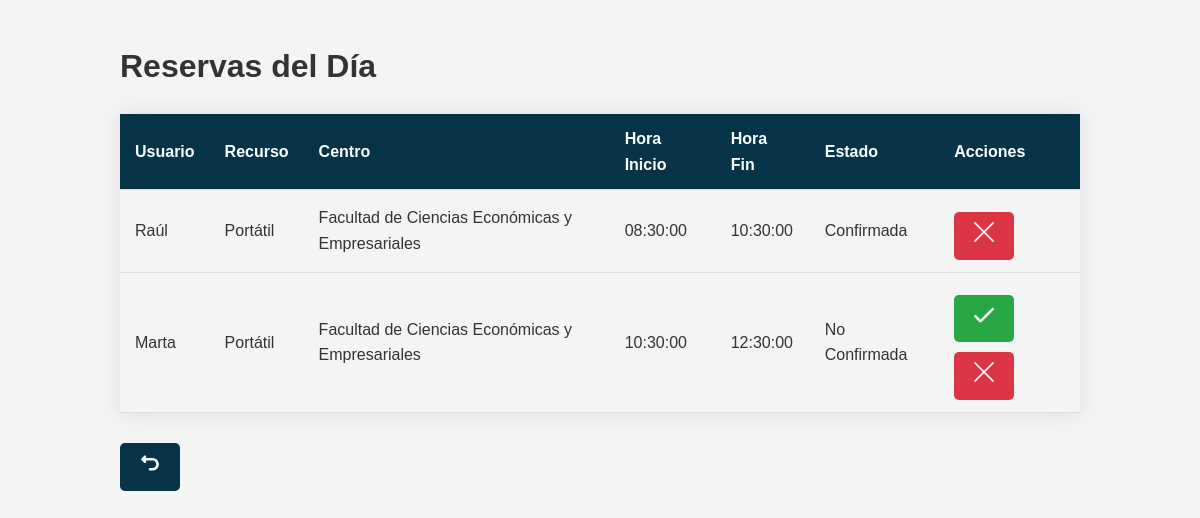
Screenshot of /Controllers/Reservas_Controller.php?action=ver_reservas (signed in) with the database file from the repository.
### tables this page shows
CREATE TABLE Reserva (
    ID_Reserva INT AUTO_INCREMENT PRIMARY KEY,
    ID_Usuario INT NOT NULL,
    ID_Recurso INT NOT NULL,
    Fecha_Hora_Reserva DATETIME NOT NULL,
    ID_Franja INT NOT NULL,
    Estado ENUM('Confirmada', 'No Confirmada') NOT NULL,
    FOREIGN KEY (ID_Usuario) REFERENCES Usuario(ID_Usuario) ON DELETE CASCADE,
    FOREIGN KEY (ID_Recurso) REFERENCES Recurso(ID_Recurso) ON DELETE CASCADE,
    FOREIGN KEY (ID_Franja) REFERENCES Franja(ID_Franja)
);

CREATE TABLE Usuario (
    ID_Usuario INT AUTO_INCREMENT PRIMARY KEY,
    DNI VARCHAR(9) NOT NULL UNIQUE,
    Nombre VARCHAR(50) NOT NULL,
    Apellidos VARCHAR(50) NOT NULL,
    NIU VARCHAR(50) NOT NULL UNIQUE,
    Email VARCHAR(100) NOT NULL,
    Rol ENUM('Estudiante', 'Docente', 'Becario de infraestructura', 'Personal de conserjeria', 'Admin') NOT NULL,
    Contrasena VARCHAR(100) NOT NULL
);

CREATE TABLE Recurso (
    ID_Recurso INT AUTO_INCREMENT PRIMARY KEY,
    Tipo VARCHAR(50) NOT NULL,
    Descripcion TEXT NOT NULL,
    Disponibilidad ENUM('Disponible', 'No disponible') NOT NULL,
    ID_Centro INT NOT NULL,
    FOREIGN KEY (ID_Centro) REFERENCES Centro(ID_Centro)
);

CREATE TABLE Centro (
    ID_Centro INT AUTO_INCREMENT PRIMARY KEY,
    Nombre VARCHAR(50) NOT NULL,
    Direccion VARCHAR(100) NOT NULL,
    Telefono VARCHAR(15) NOT NULL,
    Email VARCHAR(100) NOT NULL
);

CREATE TABLE Franja (
    ID_Franja INT AUTO_INCREMENT PRIMARY KEY,
    Hora_Inicio TIME NOT NULL,
    Hora_Fin TIME NOT NULL
);

### models/Reservas_Model.php (called while the page is built, shortened)
<?php
class Reservas_Model {
    function __construct($ID_Reserva, $ID_Usuario, $ID_Recurso, $Fecha_Hora_Reserva, $ID_Franja, $Estado) {
        include_once 'Access_DB.php';
        $this->mysqli = ConnectDB();
    }
    public function get_reservas_by_date($date) {
        $sql = "SELECT
                    r.ID_Reserva,
                    u.Nombre AS NombreUsuario,
                    u.Apellidos AS ApellidosUsuario,
                    rec.Tipo AS TipoRecurso,
                    c.Nombre AS NombreCentro,
                    f.Hora_Inicio,
                    f.Hora_Fin,
                    r.Estado
                FROM Reserva r
                JOIN Usuario u ON r.ID_Usuario = u.ID_Usuario
                JOIN Recurso rec ON r.ID_Recurso = rec.ID_Recurso
                JOIN Centro c ON rec.ID_Centro = c.ID_Centro
                JOIN Franja f ON r.ID_Franja = f.ID_Franja
                WHERE DATE(r.Fecha_Hora_Reserva) = ?";
        $stmt = $this->mysqli->prepare($sql);
        $stmt->bind_param('s', $date);
        $stmt->execute();
        $result = $stmt->get_result();
        return $result;
    }
}
?>

### models/Access_DB.php (called while the page is built, shortened)
<?php
function ConnectDB() {
    $mysqli = new mysqli("localhost", "root", "", "uvigores");
    return $mysqli;
}
?>

### views/Reserva_List_View.php (the view, shortened to what this page needs)
<?php
class Reserva_List_View {
    function __construct($result) {
        $this->result = $result;
        $this->render();
    }
    function render() {
        include '../Locales/Strings_SPANISH.php';
        ?>
        <!DOCTYPE html>
        <html lang="es">
        <head>
            <link rel="stylesheet" href="../css/styles.css">
        </head>
        <body>
            <div class="container">
                <h1><?php echo $strings['Reservas del Día']; ?></h1>
                <table class="table">
                    <thead>
                        <tr>
                            <th><?php echo $strings['Usuario']; ?></th>
                            <th><?php echo $strings['Recurso']; ?></th>
                            <th><?php echo $strings['Centro']; ?></th>
                            <th><?php echo $strings['Hora Inicio']; ?></th>
                            <th><?php echo $strings['Hora Fin']; ?></th>
                            <th><?php echo $strings['Estado']; ?></th>
                            <th><?php echo $strings['Acciones']; ?></th>
                        </tr>
                    </thead>
                    <tbody>
                    <?php
                    while ($row = $this->result->fetch_assoc()) {
                        echo "<tr>";
                        echo "<td>{$row['NombreUsuario']}</td>";
                        echo "<td>{$row['TipoRecurso']}</td>";
                        echo "<td>{$row['NombreCentro']}</td>";
                        echo "<td>{$row['Hora_Inicio']}</td>";
                        echo "<td>{$row['Hora_Fin']}</td>";
                        echo "<td>{$row['Estado']}</td>";
                        echo "<td>";
                        if ($row['Estado'] != 'Confirmada') {
                            echo "<a class='button button-confirm' href='Reservas_Controller.php?action=confirm_reserva&ID_Reserva={$row['ID_Reserva']}' title='Confirmar reserva'>
                                    <img src='../views/img/check.png' alt='Confirmar reserva' style='width: 20px; height: 20px;'>
                                  </a>";
                        }
                        echo "<a class='button button-delete' href='Reservas_Controller.php?action=delete_reserva&ID_Reserva={$row['ID_Reserva']}' title='Eliminar reserva' onclick='return confirm(\"¿Estás seguro de que quieres eliminar esta reserva?\")'>
                                <img src='../views/img/delete.png' alt='Eliminar reserva' style='width: 20px; height: 20px;'>
                              </a>";
                        echo "</td>";
                        echo "</tr>";
                    }
                    ?>
                    </tbody>
                </table>
                <a class="button" href="../index.php" title="<?php echo $strings['Volver']; ?>">
                    <img src="../views/img/turn-back.png" alt="<?php echo $strings['Volver']; ?>" style="width: 20px; height: 20px;">
                </a>
            </div>
        </body>
        </html>
        <?php
    }
}
?>

### controllers/Reservas_Controller.php (shortened to what this page needs)
<?php
include_once '../Models/Reservas_Model.php';
include_once '../views/Reserva_List_View.php';
switch ($_REQUEST['action']) {
    case 'ver_reservas':
        $model = new Reservas_Model('', '', '', '', '', '');
        $date = isset($_POST['date']) ? $_POST['date'] : date('Y-m-d');
        $reservas = $model->get_reservas_by_date($date);
        new Reserva_List_View($reservas, $date);
        break;
}
?>

### css/styles.css (style rules this page uses)
body { font-family: 'Arial', sans-serif; background-color: #f4f4f4; color: #333; margin: 0; padding: 0; line-height: 1.6; }
.container { width: 80%; margin: 0 auto; padding: 20px; }
a { color: #0056b3; text-decoration: none; font-weight: bold; }
button, .button { background-color: #073349; color: white; padding: 10px 20px; border: none; cursor: pointer; text-align: center; border-radius: 5px; font-size: 16px; margin: 5px 0; display: inline-block; }
.table { width: 100%; border-collapse: collapse; margin: 20px 0; font-size: 16px; box-shadow: 0 0 20px rgba(0, 0, 0, 0.1); }
.table thead { background-color: #073349; color: white; }
.table th, .table td { padding: 12px 15px; text-align: left; border-bottom: 1px solid #ddd; }
.button { display: inline-block; padding: 10px 20px; margin: 10px 5px 0 0; background-color: #073349; color: white; text-align: center; text-decoration: none; border-radius: 5px; transition: background-color 0.3s ease; }
.button-confirm { background-color: #28a745; }
.button-delete { background-color: #dc3545; }

### rows the page displays
reserva: ID_Usuario.Nombre "Raúl", ID_Recurso.Tipo "Portátil", centro.Nombre "Facultad de Ciencias Económicas y Empresariales", ID_Franja.Hora_Inicio "08:30:00", ID_Franja.Hora_Fin "10:30:00", Estado "Confirmada"
reserva: ID_Usuario.Nombre "Marta", ID_Recurso.Tipo "Portátil", centro.Nombre "Facultad de Ciencias Económicas y Empresariales", ID_Franja.Hora_Inicio "10:30:00", ID_Franja.Hora_Fin "12:30:00", Estado "No Confirmada"

### other values shown
$strings['Reservas del Día'] "Reservas del Día"
$strings['Usuario'] "Usuario"
$strings['Recurso'] "Recurso"
$strings['Centro'] "Centro"
$strings['Hora Inicio'] "Hora Inicio"
$strings['Hora Fin'] "Hora Fin"
$strings['Estado'] "Estado"
$strings['Acciones'] "Acciones"
